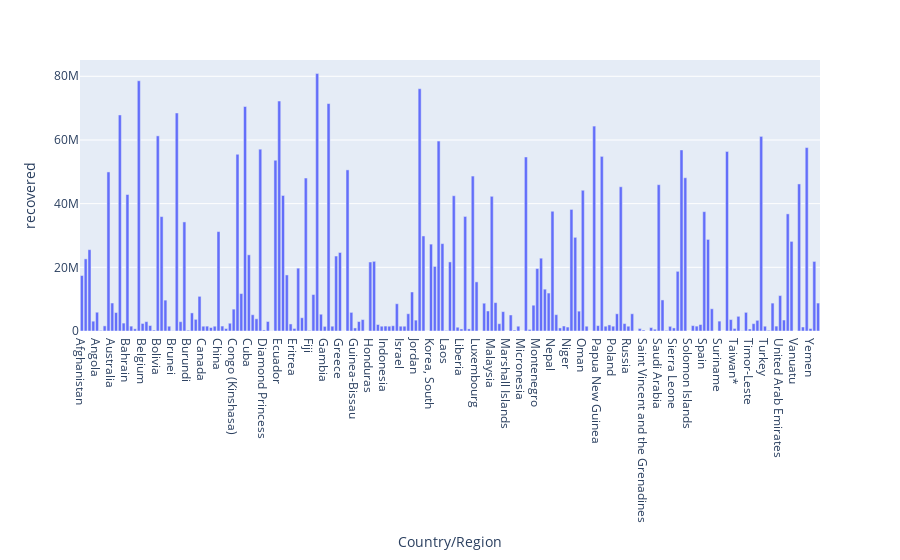

The notebook cell this image was saved under:
### Code cell
bar = px.bar(df_2, x='Country/Region', y='recovered')
bar

### Figure 1 — Plotly figure (JSON) as saved in the notebook; plotly's stock layout.template omitted (floating-point values rounded to 4 significant figures; data arrays with more than 128 entries replaced by an {"elided": "..."} marker saying what was removed)
{"data": [{"alignmentgroup": "True", "hovertemplate": "Country/Region=%{x}<br>recovered=%{y}<extra></extra>", "legendgroup": "", "marker": {"color": "#636efa", "pattern": {"shape": ""}}, "name": "", "offsetgroup": "", "orientation": "v", "showlegend": false, "textposition": "auto", "type": "bar", "x": {"elided": "195 str values"}, "xaxis": "x", "y": {"elided": "195 int values"}, "yaxis": "y"}], "layout": {"barmode": "relative", "legend": {"tracegroupgap": 0}, "margin": {"t": 60}, "xaxis": {"anchor": "y", "domain": [0, 1], "title": {"text": "Country/Region"}}, "yaxis": {"anchor": "x", "domain": [0, 1], "title": {"text": "recovered"}}}}
